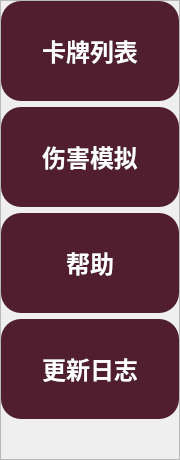
           <widget class="QFrame" name="naviFrame">
            <property name="sizePolicy">
             <sizepolicy hsizetype="Expanding" vsizetype="Preferred">
              <horstretch>1</horstretch>
              <verstretch>0</verstretch>
             </sizepolicy>
            </property>
            <property name="minimumSize">
             <size>
              <width>180</width>
              <height>0</height>
             </size>
            </property>
            <property name="maximumSize">
             <size>
              <width>180</width>
              <height>16777215</height>
             </size>
            </property>
            <property name="styleSheet">
             <string notr="true">#naviFrame{
	border-radius:20px;
	background-color: rgb(80, 30, 46);
}
QPushButton{
	border-radius:20px;
	border:none;
	color: rgb(255, 255, 255);
	background-color: rgb(80, 30, 46);
	font-size: 18pt;
	font-weight: bold;
}
QPushButton:focus{
	border-radius:20px;
	border:none;
	color: rgb(255, 255, 255);
	background-color: rgb(182, 79, 103);
	font-size: 18pt;
	font-weight: bold;
}</string>
            </property>
            <property name="frameShape">
             <enum>QFrame::StyledPanel</enum>
            </property>
            <property name="frameShadow">
             <enum>QFrame::Raised</enum>
            </property>
            <layout class="QVBoxLayout" name="verticalLayout_4">
             <property name="leftMargin">
              <number>0</number>
             </property>
             <property name="topMargin">
              <number>0</number>
             </property>
             <property name="rightMargin">
              <number>0</number>
             </property>
             <property name="bottomMargin">
              <number>0</number>
             </property>
             <item>
              <widget class="QPushButton" name="cardListBtn">
               <property name="minimumSize">
                <size>
                 <width>170</width>
                 <height>100</height>
                </size>
               </property>
               <property name="maximumSize">
                <size>
                 <width>178</width>
                 <height>100</height>
                </size>
               </property>
               <property name="font">
                <font>
                 <family>思源宋体 CN</family>
                 <pointsize>18</pointsize>
                 <weight>75</weight>
                 <italic>false</italic>
                 <bold>true</bold>
                </font>
               </property>
               <property name="text">
                <string>卡牌列表</string>
               </property>
              </widget>
             </item>
             <item>
              <widget class="QPushButton" name="damageCalculatorBtn">
               <property name="minimumSize">
                <size>
                 <width>170</width>
                 <height>100</height>
                </size>
               </property>
               <property name="maximumSize">
                <size>
                 <width>178</width>
                 <height>100</height>
                </size>
               </property>
               <property name="font">
                <font>
                 <family>思源宋体 CN</family>
                 <pointsize>18</pointsize>
                 <weight>75</weight>
                 <italic>false</italic>
                 <bold>true</bold>
                </font>
               </property>
               <property name="text">
                <string>伤害模拟</string>
               </property>
              </widget>
             </item>
             <item>
              <widget class="QPushButton" name="helpBtn">
               <property name="minimumSize">
                <size>
                 <width>170</width>
                 <height>100</height>
                </size>
               </property>
               <property name="maximumSize">
                <size>
                 <width>178</width>
                 <height>100</height>
                </size>
               </property>
               <property name="font">
                <font>
                 <family>思源宋体 CN</family>
                 <pointsize>18</pointsize>
                 <weight>75</weight>
                 <italic>false</italic>
                 <bold>true</bold>
                </font>
               </property>
               <property name="text">
                <string>帮助</string>
               </property>
              </widget>
             </item>
             <item>
              <widget class="QPushButton" name="updateLogBtn">
               <property name="minimumSize">
                <size>
                 <width>170</width>
                 <height>100</height>
                </size>
               </property>
               <property name="maximumSize">
                <size>
                 <width>178</width>
                 <height>100</height>
                </size>
               </property>
               <property name="font">
                <font>
                 <family>思源宋体 CN</family>
                 <pointsize>18</pointsize>
                 <weight>75</weight>
                 <italic>false</italic>
                 <bold>true</bold>
                </font>
               </property>
               <property name="text">
                <string>更新日志</string>
               </property>
              </widget>
             </item>
             <item>
              <spacer name="verticalSpacer">
               <property name="orientation">
                <enum>Qt::Vertical</enum>
               </property>
               <property name="sizeHint" stdset="0">
                <size>
                 <width>20</width>
                 <height>40</height>
                </size>
               </property>
              </spacer>
             </item>
            </layout>
           </widget>
